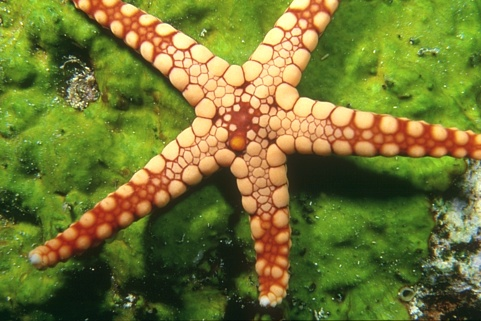
#> input picture OpenCV/img/blend/12003.jpg, 481 x 321 px
$ jupyter execute --allow-errors '01. OpenCV - Operaciones básicas.ipynb'   (shell and % lines are left out)   (older library calls are emulated)
#> lines starting #> are read from the running program, lines starting #| are printed output that depends on the picture
# OpenCV

## Acerca de

OpenCV (Open Source Computer Vision) es una librería Open Source de Visión Artificial. Ésta fue concebida para otorgar una plataforma común entre las aplicaciones de Visión y para acelerar su despliegue y ejecución final en apliaciones comerciales, debido a la licencia BSD, la cual resulta flexible para iniciativas privadas.

En la actualidad, la librería cuenta con más de 2500 algoritmos implementados de forma óptima y eficiente, los cuales emplean técnicas y aproximaciones clásicas, así como rutinas del estado del arte basadas en Machine Learning. El conjunto de algoritmos presentes en OpenCV permiten resolver diversas tareas, tales como:
* Detección y reconocimiento facial
* Detección de objetos
* Clasificación de acciones e identificación de patrones
* Seguimiento de objetos en movimiento
* Reconstrucción 3D de objetos
* Estimación de pose
* Realidad aumentada
* Entre otros

Esta librería, se encuentra desarrollada principalmente en C/C++, sin embargo cuenta con extensiones para ser empleada en diversos lenguajes de programación, tal como Python, MATLAB y Java. Además es posible emplearla en los principales sistemas operativos: Windows, Linux, OSX y Android.

A pesar de que la velocidad del código escrito en Python es mucho menor a la velocidad de las rutinas implementadas en C/C++ las extensiones de OpenCV para Python se encuentran escritas de forma nativa, lo cual certifica que cada uno de los algoritmos se ejecutan con la mayor velocidad, con la facilidad de escritura de Python.

# Entrada y salida de imágenes

## Representación
Perceptualmente, una imagen digital consta de una secuencia de intensidades (píxeles) agrupadas en una matriz de dimension $H \times W$. Inicialmente, cada valor de intensidad presente en la matriz puede encontrarse en el rango $[0, 255]$ o en el rango $[0, 1]$ (Normalizado).

Ahora bien las imágenes pueden ser representadas a color o en escala de grises. En este caso, la variación radica en el número de matrices que representan a una imagen. Si una imagen presenta tres matrices (RGB inicialmente), entonces es posible afirmar que la imagen descrita contiene información cromática. Por el contrario, si una imagen se encuentra descrita por una única matriz, ésta se encuentra en escala de grises.

**Nota:** Si una imagen cuenta con una capa de transparencia, esta se encontrará descrita por 4 matrices. Sin embargo, esta información puede resultar de utilidad en aplicaciones de visualización.

A continuación se presentarán dos ejemplos en los cuales se presenta esta distinción, asímismo, se presentarán las funciones básicas de carga de imágenes en OpenCV.

## Carga de imágenes
Debido a que las imágenes se encuentran representadas a través de matrices, OpenCV opera sobre arreglos de Numpy, lo cual permite emplear las funciones de esta librería, así como ``scipy``, ``matplotlib``  y otras librerías que puedan realizar operaciones sobre matrices.

En este caso, se presentan dos funciones diseñadas para la carga de imágenes en Python, la primera basada en ``matplotlib.image`` y la segunda, basada en OpenCV (``cv2``). La diferencia entre las dos radica principalmente en el orden de los canales RGB, mientras la función ``matplotlib.image.imread`` retorna las tres matrices en el orden $[R, G, B]$, la función ``cv2.imread`` retorna una imagen con canales $[B, G, R]$.

**Nota:** A lo largo del tutorial se empleará la función de Matplotlib.

Para visualizar las imágenes es posible usar la función ``matplotlib.pyplot.imshow``, como se presenta a continuación:

[cell 1]
# Importación de librerías básicas
import cv2 # OpenCV
import numpy as np # Numpy
import scipy.misc as smc
import matplotlib.pyplot as plt # matplotlib.pyplot
import matplotlib.image as mpimg # matplotlib.image

### Carga y visualización de imágenes RGB

#> (a cell that did not finish here is left out)

## Espacios de color
En ocasiones, el espacio de representación RGB es limitado para realizar ciertas operaciones sobre las imágenes, como por ejemplo, para hallar las regiones de la imágen que son de un color específico, o para encontrar el gradiente de la imagen, como se presentará en el siguiente módulo. En estos casos, otros espacios de color como la escala de grises o [HSV](https://en.wikipedia.org/wiki/HSL_and_HSV) pueden ser óptimos para estas aplicaciones. Para este fin, OpenCV dispone de la función ``cv2.cvtColor``, la cual permite transformar una imagen desde un espacio de representación a otro.

Las conversiones permitidas por la función se encuentran descritas a través de un conjunto de constantes ``cv2.COlOR_*``, presentes en el módulo ``cv2``. En el presente ejemplo, se emplearán las constantes ``cv2.COLOR_RGB2GRAY`` y ``cv2.COLOR_RGB2HSV``, sin embargo, el listado completo de dichas constantes se puede obtener con la siguiente instrucción:

[cell 3]
flags = [i for i in dir(cv2) if i.startswith('COLOR_')]
#> flags = 374 items, first 6: 'COLOR_BAYER_BG2BGR', 'COLOR_BAYER_BG2BGRA', 'COLOR_BAYER_BG2BGR_EA', 'COLOR_BAYER_BG2BGR_VNG', 'COLOR_BAYER_BG2GRAY', 'COLOR_BAYER_BG2RGB'
print(flags)
#> (printed output is left out)

A continuación se procede a cambiar el espacio de representación de la imagen cargada

#> (a cell that did not finish here is left out)

#> (a cell that did not finish here is left out)

Debido a que la función ``plt.imshow`` espera una imagen representada en el espacio RGB, si se carga una imagen en escala de grises, hsv u otro espacio de color, es necesario cambiar de mapa de colores a través del argumento ``cmap``. La lista completa de mapas de colores disponibles en matplotlib se encuentra en: http://matplotlib.org/users/colormaps.html

## Operaciones sobre canales de color
Debido a que una imagen se comporta como una matriz de numpy, es posible realizar las operaciones habituales sobre las mismas, por ejemplo, acceder al valor de un índice en específico, realizar slicing (rebanado) y otras operaciones sobre una matriz. _e.g.,_

#> (a cell that did not finish here is left out)

#> (a cell that did not finish here is left out)

#> (a cell that did not finish here is left out)

#> (a cell that did not finish here is left out)

#> (a cell that did not finish here is left out)

#> (a cell that did not finish here is left out)

## Operaciones Aritméticas entre imágenes
Además de las funciones incluidas en numpy, es posible emplear las funciones nativas presentes en OpenCV, estas permiten realizar operaciones de suma (``cv2.add``), suma ponderada (``cv2.addWeigthed``), así como operaciones binarias como el and (``cv2.bitwise_and``), or (``cv2.bitwise_or``) y not lógicos (``cv2.bitwise_not``). Es necesario notar que estas funciones son saturadas, esto implica que en caso de que una suma desborde el valor de 255, el resultado será equivalente a este valor.

A continuación se presenta el uso de las función de suma ponderada, la cual es útil para sobreponer dos imágenes, las otras funciones serán empleadas más adelante en el tutorial.

### Suma ponderada de imágenes
Esta función calcula la superposición de dos imágenes, cada una con un peso de $\alpha$ y $\beta$, respectivamente. Adicionalmente, la función admite la inclusión de un parámetro de equalización $\gamma$, el cual es añadido al resultado final. En conclusión, dadas dos imágenes $\mathcal{Im1}$ e $\mathcal{Im2}$, la función ``cv2.addWeighted`` calcula:
$$
\mathcal{dst} = \alpha \cdot \mathcal{Im1} + \beta \cdot \mathcal{Im2} + \gamma
$$

Si se desea realizar una transición suave entre dos imágenes, es posible emplear un solo peso $\alpha$ para ambas imágenes, como se presenta a continuación:

$$
\mathcal{dst} = (1 - \alpha) \cdot \mathcal{Im1} + \alpha \cdot \mathcal{Im2}
$$

**Nota:** Si $\alpha$ inicia en cero e incrementa lentamente hasta uno, es posible observar una transición suave entre las imágenes.

[cell 12]
alpha = 0.5
beta = 1 - alpha
gamma = 0

img1 = mpimg.imread('img/blend/12003.jpg')
#> img1 is the input picture: shape (321, 481, 3); mean R, G, B 114.1, 118.7, 50.3
img2 = mpimg.imread('img/blend/22090.jpg')
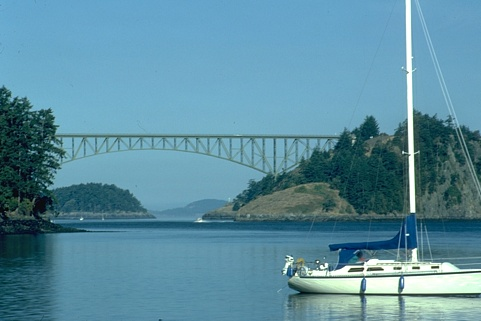
#> input picture OpenCV/img/blend/22090.jpg, 481 x 321 px
#> img2 is the input picture: shape (321, 481, 3); mean R, G, B 91.3, 141.3, 159.3

plt.imshow(img1)
plt.figure()
plt.imshow(img2)

[cell 13]
dst = cv2.addWeighted(img1, alpha, img2, beta, gamma)
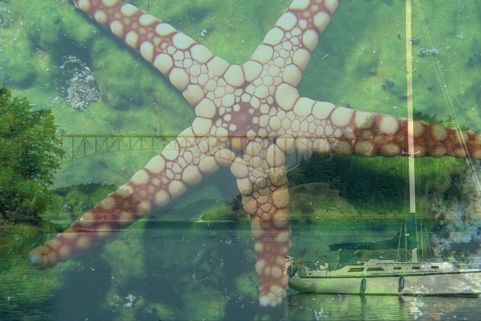
#> dst: shape (321, 481, 3); mean R, G, B 102.7, 130, 104.8
plt.imshow(dst)

## Guardar imágenes

Al igual que la función ``imread``, presente tanto en el módulo ``cv2``, aśi como en el módulo ``matplotlib.image`` se empleaba para cargar una imagen, la función ``imsave`` presente en ambos módulos permite guardar una imagen en un archivo binario. Una vez más, la diferencia entre las funciones en cuestión radica en el orden de los canales de la imagen, mientras la función de OpenCV espera una imagen BGR, la función de matplotlib espera una imagen en orden RGB.

Por ejemplo, es posible guardar el resultado de la operación de suma ponderada presentado previamente:

[cell 14]
mpimg.imsave('img/dst.jpg', dst)
